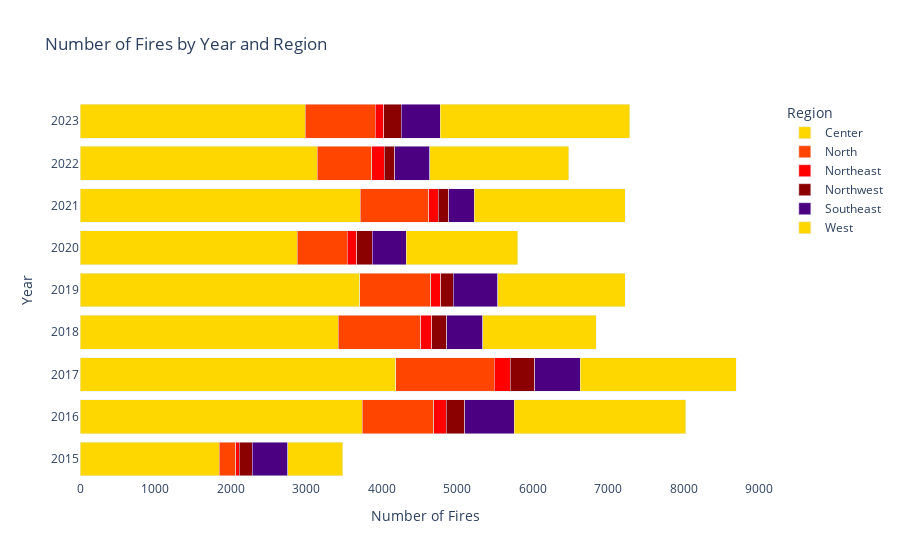

Here is the notebook cell this chart was saved with:
### Markdown cell above
vamos fazer umas alterações.
* considera que a importação do dataset já foi feita para o objeto "fires_by_year_region". devolve o código apenas para criar o gráfico
* se possível, usa o plotly express para simplificar a sintaxe
* altera para barras horizontais
* altera o esquema de cores para fazer lembrar o fogo

### Code cell
# Create horizontal stacked bar chart
fig = px.bar(
    fires_by_year_region,
    x='count',
    y='Year',
    color='Region',
    orientation='h',
    title='Number of Fires by Year and Region',
    labels={'count': 'Number of Fires', 'Year': 'Year'},
    color_discrete_sequence=['#FFD700', '#FF4500', '#FF0000', '#8B0000', '#4B0082']  # Gold -> Red -> Dark Red
)

# Update layout
fig.update_layout(
    barmode='stack',
    showlegend=True,
    legend_title='Region',
    yaxis={'categoryorder': 'category descending'},  # Years in descending order
    plot_bgcolor='white'
)

# Show the plot
fig.show()

### Figure 1 — Plotly figure (JSON) as saved in the notebook; plotly's stock layout.template omitted (floating-point values rounded to 4 significant figures)
{"data": [{"alignmentgroup": "True", "hovertemplate": "Region=Center<br>Number of Fires=%{x}<br>Year=%{y}<extra></extra>", "legendgroup": "Center", "marker": {"color": "#FFD700", "pattern": {"shape": ""}}, "name": "Center", "offsetgroup": "Center", "orientation": "h", "showlegend": true, "textposition": "auto", "type": "bar", "x": [1845, 3743, 4186, 3425, 3707, 2880, 3711, 3147, 2985], "xaxis": "x", "y": [2015, 2016, 2017, 2018, 2019, 2020, 2021, 2022, 2023], "yaxis": "y"}, {"alignmentgroup": "True", "hovertemplate": "Region=North<br>Number of Fires=%{x}<br>Year=%{y}<extra></extra>", "legendgroup": "North", "marker": {"color": "#FF4500", "pattern": {"shape": ""}}, "name": "North", "offsetgroup": "North", "orientation": "h", "showlegend": true, "textposition": "auto", "type": "bar", "x": [219, 945, 1304, 1093, 944, 663, 910, 721, 931], "xaxis": "x", "y": [2015, 2016, 2017, 2018, 2019, 2020, 2021, 2022, 2023], "yaxis": "y"}, {"alignmentgroup": "True", "hovertemplate": "Region=Northeast<br>Number of Fires=%{x}<br>Year=%{y}<extra></extra>", "legendgroup": "Northeast", "marker": {"color": "#FF0000", "pattern": {"shape": ""}}, "name": "Northeast", "offsetgroup": "Northeast", "orientation": "h", "showlegend": true, "textposition": "auto", "type": "bar", "x": [44, 164, 214, 146, 133, 128, 129, 163, 107], "xaxis": "x", "y": [2015, 2016, 2017, 2018, 2019, 2020, 2021, 2022, 2023], "yaxis": "y"}, {"alignmentgroup": "True", "hovertemplate": "Region=Northwest<br>Number of Fires=%{x}<br>Year=%{y}<extra></extra>", "legendgroup": "Northwest", "marker": {"color": "#8B0000", "pattern": {"shape": ""}}, "name": "Northwest", "offsetgroup": "Northwest", "orientation": "h", "showlegend": true, "textposition": "auto", "type": "bar", "x": [173, 248, 324, 194, 165, 200, 137, 141, 232], "xaxis": "x", "y": [2015, 2016, 2017, 2018, 2019, 2020, 2021, 2022, 2023], "yaxis": "y"}, {"alignmentgroup": "True", "hovertemplate": "Region=Southeast<br>Number of Fires=%{x}<br>Year=%{y}<extra></extra>", "legendgroup": "Southeast", "marker": {"color": "#4B0082", "pattern": {"shape": ""}}, "name": "Southeast", "offsetgroup": "Southeast", "orientation": "h", "showlegend": true, "textposition": "auto", "type": "bar", "x": [472, 652, 601, 482, 588, 455, 337, 466, 522], "xaxis": "x", "y": [2015, 2016, 2017, 2018, 2019, 2020, 2021, 2022, 2023], "yaxis": "y"}, {"alignmentgroup": "True", "hovertemplate": "Region=West<br>Number of Fires=%{x}<br>Year=%{y}<extra></extra>", "legendgroup": "West", "marker": {"color": "#FFD700", "pattern": {"shape": ""}}, "name": "West", "offsetgroup": "West", "orientation": "h", "showlegend": true, "textposition": "auto", "type": "bar", "x": [726, 2274, 2071, 1504, 1692, 1475, 2000, 1842, 2512], "xaxis": "x", "y": [2015, 2016, 2017, 2018, 2019, 2020, 2021, 2022, 2023], "yaxis": "y"}], "layout": {"autosize": true, "barmode": "stack", "legend": {"title": {"text": "Region"}, "tracegroupgap": 0}, "plot_bgcolor": "white", "showlegend": true, "title": {"text": "Number of Fires by Year and Region"}, "xaxis": {"anchor": "y", "autorange": true, "domain": [0, 1], "range": [0, 9158.0], "title": {"text": "Number of Fires"}, "type": "linear"}, "yaxis": {"anchor": "x", "autorange": true, "categoryorder": "category descending", "domain": [0, 1], "range": [2014.0, 2024.0], "title": {"text": "Year"}, "type": "linear"}}}
